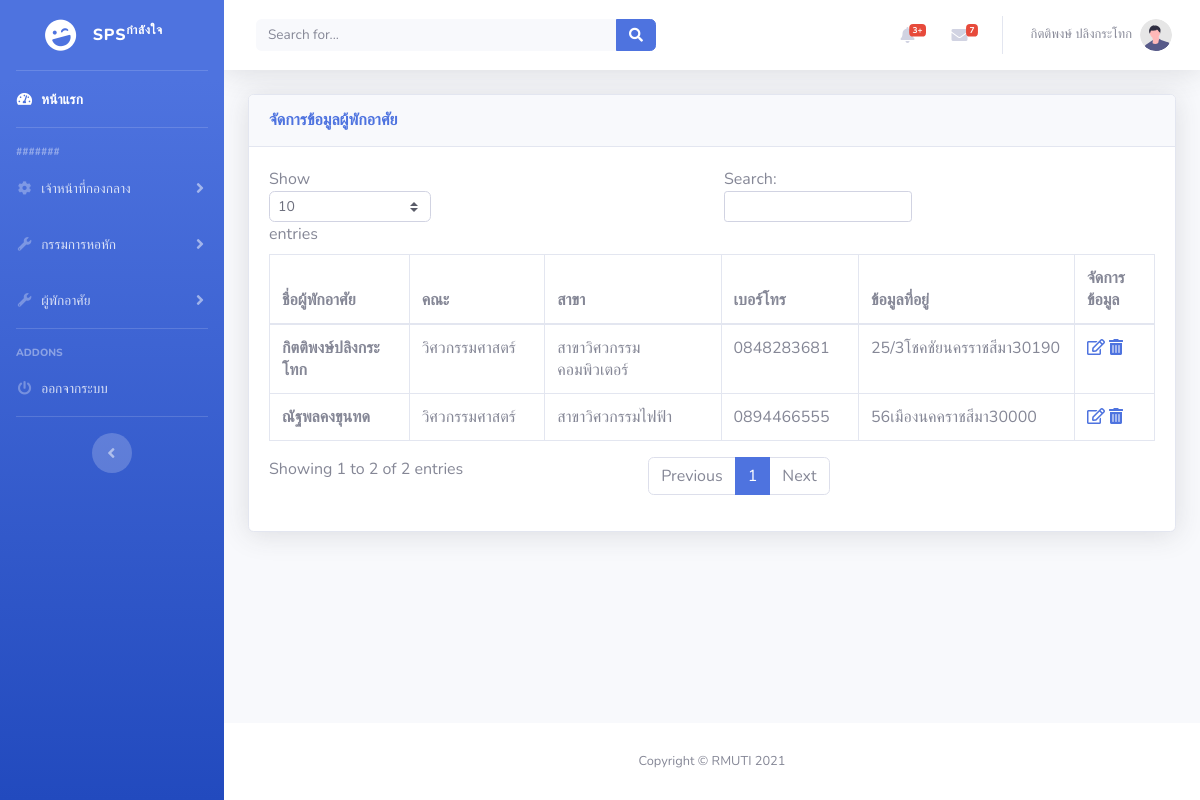
The app's page /index.php/admin/user with its own data.
### tables this page shows
CREATE TABLE `user` (
  `user_id` int(15) NOT NULL COMMENT 'รหัสผู้พักอาศัย',
  `user_type_id` int(10) NOT NULL COMMENT 'รหัสสิท',
  `user_firstname` varchar(255) NOT NULL COMMENT 'ชื่อ',
  `user_lastname` varchar(255) NOT NULL COMMENT 'นามสกุล',
  `user_phone` varchar(50) NOT NULL COMMENT 'เบอร์โทร',
  `user_code` varchar(255) NOT NULL COMMENT 'คณะ',
  `user_parent` varchar(255) NOT NULL COMMENT 'สาขา',
  `user_username` varchar(255) NOT NULL COMMENT 'รหัสผู้ใช้',
  `user_password` varchar(255) NOT NULL COMMENT 'รหัสผ่าน',
  `user_address` varchar(100) NOT NULL COMMENT 'บ้านเลขที่',
  `user_amphur` varchar(100) NOT NULL COMMENT 'อำเภอ',
  `user_province` varchar(100) NOT NULL COMMENT 'จังหวัด',
  `user_zipcode` varchar(50) NOT NULL COMMENT 'เลขไปษณี',
  `user_image` varchar(255) NOT NULL COMMENT 'รูป'
);

### application/views/includes/template.php (called while the page is built)
<?php
$this->load->view('includes/header');
$this->load->view('includes/sidebar');
$this->load->view('includes/nevbar');
$this->load->view($main_content);
$this->load->view('includes/footer');
?>

### application/controllers/Admin.php (called while the page is built, shortened)
<?php
class Admin extends CI_Controller
{
	public function user()
	{
		$this->load->model('User_model');
		$this->load->database();
		$data['main_content'] = 'pages/admin/user';
		$data['table'] = $this->User_model->get_list_user();
		$this->load->view('includes/template', $data);
	}
}

### index.php (called while the page is built, shortened)
<?php
require_once BASEPATH.'core/CodeIgniter.php';

### application/models/User_model.php (called while the page is built, shortened)
<?php
class User_model extends CI_Model {
public function get_list_user()
{
        $sql = "SELECT * FROM `user`";
		$this->q = $this->db->query($sql);
		$this->rs = $this->q->result();
		return $this->rs;
}
}

### application/views/pages/admin/user.php (the view)
<div class="row">
    <div class="col-xl col-lg">
        <div class="container-fluid">
            <div class="card shadow mb-4">
                <div class="card-header py-3">
                    <h6 class="m-0 font-weight-bold text-primary">จัดการข้อมูลผู้พักอาศัย</h6>
                </div>
                <div class="card-body">
                    <div class="table-responsive">
                        <table class="table table-bordered" id="dataTable" width="100%" cellspacing="0">
                            <thead>
                                <tr>
                                    <th>ชื่อผู้พักอาศัย</th>
                                    <th>คณะ</th>
                                    <th>สาขา</th>
                                    <th>เบอร์โทร</th>
                                    <th>ข้อมูลที่อยู่</th>
                                    <th>จัดการข้อมูล</th>
                                </tr>
                            </thead>
                            <tbody>
                                <?php
								foreach ($table as $object) {
    ?>
                                <tr>
                                    <th scope="row"><?php echo $object->user_firstname; echo $object->user_lastname; ?>
                                    </th>
                                    <td><?php echo $object->user_code; ?></td>
                                    <td><?php echo $object->user_parent; ?></td>
                                    <td><?php echo $object->user_phone; ?></td>
                                    <td><?php echo $object->user_address;
								echo $object->user_amphur;
								echo $object->user_province;
								echo $object->user_zipcode;
								?></td>
                                    <td align="left">
                                        <a href=""><i class="far fa-edit"></i></a>
                                        <a href=""><i class="fas fa-trash-alt"></i></a>
                                    </td>
                                    <?php
}
?>
                                </tr>
                            </tbody>
                        </table>
                    </div>
                </div>
            </div>
        </div>
    </div>
</div>

### application/views/includes/header.php (shortened to what this page needs)
<html lang="en">
<head>
	<link href="<?php echo base_url(); ?>/themes/Admin2/vendor/fontawesome-free/css/all.min.css" rel="stylesheet" type="text/css">
	<link href="<?php echo base_url(); ?>/themes/Admin2/css/sb-admin-2.min.css" rel="stylesheet">
</head>
<body id="page-top">

### application/views/includes/sidebar.php (shortened to what this page needs)
<div id="wrapper">
	<ul class="navbar-nav bg-gradient-primary sidebar sidebar-dark accordion" id="accordionSidebar">
		<a class="sidebar-brand d-flex align-items-center justify-content-center" href="<?php echo base_url(); ?>">
			<div class="sidebar-brand-icon rotate-n-15">
				<i class="fas fa-laugh-wink"></i>
			</div>
			<div class="sidebar-brand-text mx-3">SPS<sup>กำลังใจ</sup></div>
		</a>
		<hr class="sidebar-divider my-0">
		<li class="nav-item active">
			<a class="nav-link" href="<?php echo base_url(); ?>">
				<i class="fas fa-fw fa-tachometer-alt"></i>
				<span>หน้าแรก</span></a>
		</li>
		<hr class="sidebar-divider">
		<div class="sidebar-heading">
			#######
		</div>
		<li class="nav-item">
			<a class="nav-link collapsed" href="#" data-toggle="collapse" data-target="#collapseTwo"
				aria-expanded="true" aria-controls="collapseTwo">
				<i class="fas fa-fw fa-cog"></i>
				<span>เจ้าหน้าที่กองกลาง</span>
			</a>
		</li>
		<li class="nav-item">
			<a class="nav-link collapsed" href="#" data-toggle="collapse" data-target="#collapseUtilities"
				aria-expanded="true" aria-controls="collapseUtilities">
				<i class="fas fa-fw fa-wrench"></i>
				<span>กรรมการหอหัก</span>
			</a>
		</li>
		<li class="nav-item">
			<a class="nav-link collapsed" href="#" data-toggle="collapse" data-target="#user" aria-expanded="true"
				aria-controls="user">
				<i class="fas fa-fw fa-wrench"></i>
				<span>ผู้พักอาศัย</span>
			</a>
		</li>
		<hr class="sidebar-divider">
		<div class="sidebar-heading">
			Addons
		</div>
		<li class="nav-item">
			<a class="nav-link collapsed" href="#" aria-expanded="true" aria-controls="collapsePages">
				<i class="fas fa-fw fa-power-off"></i>
				<span>ออกจากระบบ</span>
			</a>
		</li>
		<hr class="sidebar-divider d-none d-md-block">
		<div class="text-center d-none d-md-inline">
			<button class="rounded-circle border-0" id="sidebarToggle"></button>
		</div>
	</ul>

### application/views/includes/nevbar.php (shortened to what this page needs)
<div id="content-wrapper" class="d-flex flex-column">
	<div id="content">
		<nav class="navbar navbar-expand navbar-light bg-white topbar mb-4 static-top shadow">
			<form class="d-none d-sm-inline-block form-inline mr-auto ml-md-3 my-2 my-md-0 mw-100 navbar-search">
				<div class="input-group">
					<input type="text" class="form-control bg-light border-0 small" placeholder="Search for..."
						aria-label="Search" aria-describedby="basic-addon2">
					<div class="input-group-append">
						<button class="btn btn-primary" type="button">
							<i class="fas fa-search fa-sm"></i>
						</button>
					</div>
				</div>
			</form>
			<ul class="navbar-nav ml-auto">
				<li class="nav-item dropdown no-arrow mx-1">
					<a class="nav-link dropdown-toggle" href="#" id="alertsDropdown" role="button"
						data-toggle="dropdown" aria-haspopup="true" aria-expanded="false">
						<i class="fas fa-bell fa-fw"></i>
						<span class="badge badge-danger badge-counter">3+</span>
					</a>
				</li>
				<li class="nav-item dropdown no-arrow mx-1">
					<a class="nav-link dropdown-toggle" href="#" id="messagesDropdown" role="button"
						data-toggle="dropdown" aria-haspopup="true" aria-expanded="false">
						<i class="fas fa-envelope fa-fw"></i>
						<span class="badge badge-danger badge-counter">7</span>
					</a>
				</li>
				<li class="nav-item dropdown no-arrow">
					<a class="nav-link dropdown-toggle" href="#" id="userDropdown" role="button" data-toggle="dropdown"
						aria-haspopup="true" aria-expanded="false">
						<span class="mr-2 d-none d-lg-inline text-gray-600 small">กิตติพงษ์ ปลิงกระโทก</span>
						<img class="img-profile rounded-circle" src="<?php echo base_url(); ?>themes/Admin2/img/undraw_profile.svg">
					</a>
				</li>
			</ul>
		</nav>

### application/views/includes/footer.php (shortened to what this page needs)
</div>
<footer class="sticky-footer bg-white">
	<div class="container my-auto">
		<div class="copyright text-center my-auto">
			<span>Copyright &copy; RMUTI 2021</span>
		</div>
	</div>
</footer>
</div>
</div>

### records on screen
user: user_firstname "กิตติพงษ์", user_lastname "ปลิงกระโทก", user_code "วิศวกรรมศาสตร์", user_parent "สาขาวิศวกรรมคอมพิวเตอร์", user_phone "0848283681", user_address "25/3", user_amphur "โชคชัย", user_province "นครราชสีมา", user_zipcode "30190"
user: user_firstname "ณัฐพล", user_lastname "คงขุนทด", user_code "วิศวกรรมศาสตร์", user_parent "สาขาวิศวกรรมไฟฟ้า", user_phone "0894466555", user_address "56", user_amphur "เมือง", user_province "นคคราชสีมา", user_zipcode "30000"
